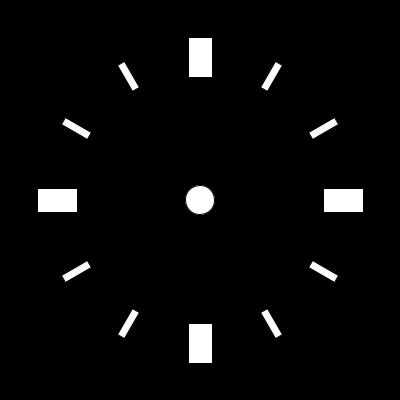
Frame 1 (no input)
Frame 60 (the mouse pressed at the canvas centre just before this capture): identical to frame 1, image omitted
Frame 120 (the mouse held since frame 60 and released just before this capture): identical to frame 1, image omitted

The Processing sketch that drew this single still picture (run headless with seeded random() and noise(); from frame 60 on, the mouse is pressed at the canvas centre):

// Processing sketch: assignment_3_4_4_clock
// ── assignment_3_4_4_clock.pde
int positionX = 20;
int positionY = 200;
int s;
int m;
int h;

void setup() {
  size(400, 400);
}

void draw() {
  background(0);
  s = second();
  m = minute();
  h = hour();
  //makes the starting point of rectangle in its middle, not on the corner
  rectMode(CENTER);
  translate(width/2, height/2);

  for (int i = 0; i < 12; i++) {
    //Every 3 I want them to be thicker
    if (i%3==0){
      rect(width/3+10, 0, 40, 24);
    }
    else {
      rect(width/3+10,0,30,8); 
    }
    
    //PI is half of the circle
    rotate(PI * 2 / 12);
  }
  
  ellipseMode(CENTER);
  ellipse(0,0,30,30);
  
}
